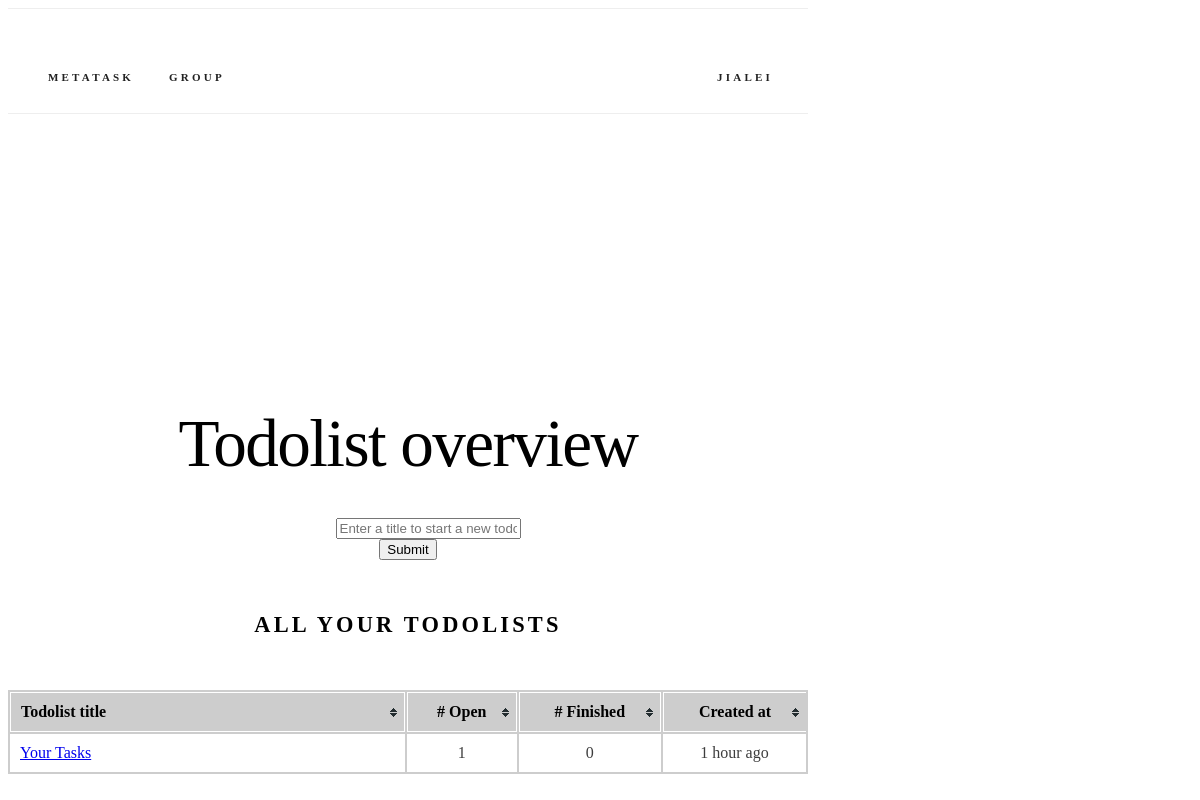
The page /todolists/ (signed in) on the database as committed earlier.
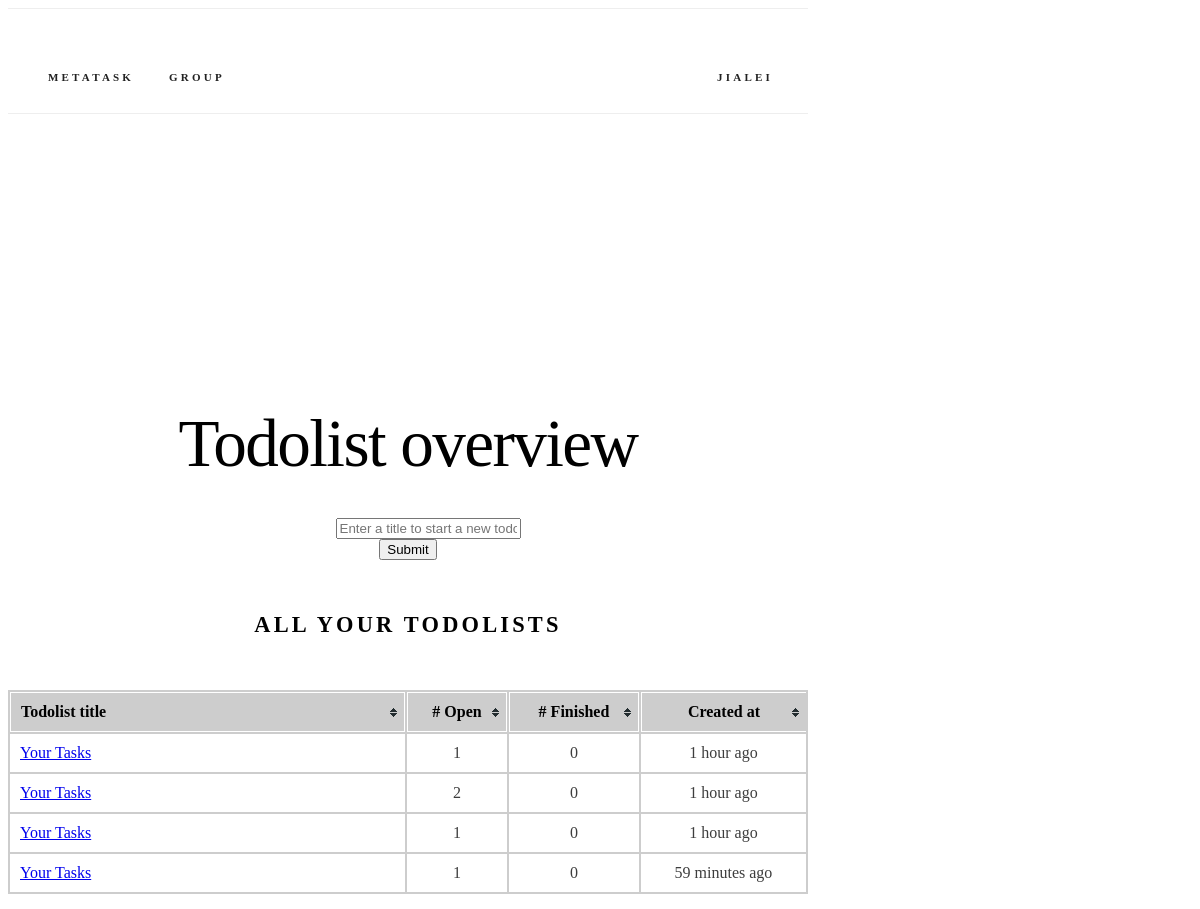
The same page on the database as committed later.
### lists/models.py (models this page shows, shortened)
class TodoList(models.Model):
    title = models.CharField(max_length=128, default="Your Tasks")
    created_at = models.DateTimeField(auto_now=True)
    creator = models.ForeignKey(
        User, null=True, related_name="todolists", on_delete=models.CASCADE
    )
    class Meta:
        ordering = ("created_at",)
    def count_finished(self):
        return self.todos.filter(is_finished=True).count()
    def count_open(self):
        return self.todos.filter(is_finished=False).count()

### lists/views.py (the view)
# urls.py: path("todolists/", views.overview, name="overview"),
@login_required
def overview(request):
    if request.method == "POST":
        return redirect("lists:add_todolist")
    return render(request, "lists/overview.html", {"form": TodoListForm()})

### lists/forms.py
class TodoListForm(forms.Form):
    title = forms.CharField(
        **form_kwargs(
            widget=forms.TextInput(
                attrs=widget_attrs("Enter a title to start a new todolist")
            )
        )
    )

### lists/templatetags/lists_extras.py (called while the page is built)
@register.filter("humanize")
def humanize_time(dt, past_="ago", future_="from now", default="just now"):
    now = datetime.utcnow()
    dt = dt.replace(tzinfo=None)
    if now > dt:
        diff = now - dt
        dt_is_past = True
    else:
        diff = dt - now
        dt_is_past = False
    periods = (
        (diff.days // 365, "year", "years"),
        (diff.days // 30, "month", "months"),
        (diff.days // 7, "week", "weeks"),
        (diff.days, "day", "days"),
        (diff.seconds // 3600, "hour", "hours"),
        (diff.seconds // 60, "minute", "minutes"),
        (diff.seconds, "second", "seconds"),
    )
    for period, singular, plural in periods:
        if period:
            return "%d %s %s" % (
                period,
                singular if period == 1 else plural,
                past_ if dt_is_past else future_,
            )
    return default

@register.filter("in_seconds")
def in_seconds(dt):
    return int((dt.replace(tzinfo=None) - datetime(1970, 1, 1)).total_seconds())

### lists/templates/lists/overview.html (shortened to what this page needs)
{% extends "base.html" %}
{% load static %}
{% load lists_extras %}
{% block css %}
<link rel="stylesheet" href="{% static 'lists/css/table.css' %}"> {% endblock %}
{% block body %}
<section class="header">
  <h2 class="title">Todolist overview</h2>
  <div class="row">
    <div class="six columns">
      <form action="{% url 'lists:add_todolist' %}" method=post>
        <dl>
          <dd>{{ form }}
          <dt><input type="submit" value="Submit">
        </dl>
      </form>
    </div>
  </div>
  <div class="row">
    <div class="u-full-width">
      <h6 class="docs-header todolist-overview">All your todolists</h6>
      <table id="todolist-overview-table" class="tablesorter">
        <thead>
          <tr>
            <th class='todolist-title'>Todolist title</th>
            <th># Open</th>
            <th># Finished</th>
            <th class="datetime">Created at</th>
          </tr>
        </thead>
        <tbody>
          {% for todolist in user.todolists.all %}
          <tr>
            <td class='todolist-title'><a href="{% url 'lists:todolist' todolist_id=todolist.id %}">{{ todolist.title }}</a></td>
            <td>{{ todolist.count_open }}</td>
            <td>{{ todolist.count_finished }}</td>
            <td data-time-in-seconds="{{ todolist.created_at|in_seconds }}">{{ todolist.created_at|humanize }}</td>
          </tr>
          {% endfor %}
        </tbody>
      </table>
    </div>
  </div>
</section>
{% endblock %}

### todolist/templates/base.html (shortened to what this page needs)
<!DOCTYPE html>
<html lang="en">
<head>
  {% load static %}
  <link rel="stylesheet" type='text/css' href="https://cdnjs.cloudflare.com/ajax/libs/normalize/3.0.2/normalize.min.css">
  <link rel="stylesheet" type='text/css' href="https://cdnjs.cloudflare.com/ajax/libs/skeleton/2.0.4/skeleton.min.css">
  <link rel="stylesheet" type='text/css' href="{% static 'css/custom.css' %}">
  {% block css %}{% endblock %}
</head>
<body>
  <div class="container">
    <nav class="navbar">
      <div class="container">
        <ul class="navbar-list">
          <li class="navbar-item"><a class="navbar-link" href="{% url 'lists:index' %}">Metatask</a></li>
          <li class="navbar-item"><a class="navbar-link" href="{% url 'lists:group' %}", style="text-align:center;">Group</a></li>
          {% if not user.is_authenticated %}
          <li class="navbar-item">
            <a class="navbar-link" href="{% url 'auth:login' %}">Login</a> {% else %}
            <li class="navbar-item">
              <a class="navbar-link" href="#" data-popover="#moreNavPopover">{{ user.username }}</a>
            </li>
            {% endif %}
        </ul>
      </div>
    </nav>
    {% block body %}{% endblock %}
  </div>
</body>
</html>

### todolist/static/css/custom.css (style rules this page uses)
.title { margin-top: 0; margin-bottom: 2rem; font-weight: 300; font-size: 3.6rem; line-height: 1.25; letter-spacing: -.1rem; word-wrap: break-word; }
th.todolist-title, tr td.todolist-title { width: 50%; word-break: break-word; }
.container { max-width: 800px; }
.header { margin-top: 6rem; text-align: center; }
.docs-header { text-transform: uppercase; font-size: 1.4rem; letter-spacing: .2rem; font-weight: 600; }
.navbar { display: none; }
@media (min-width: 550px) { .title { font-size: 4.2rem; } }
@media (min-width: 550px) { .header { margin-top: 18rem; } }
@media (min-width: 750px) { .navbar, .navbar-spacer { display: block; width: 100%; height: 6.5rem; background: #fff; z-index: 99; border-top: 1px solid #eee; border-bottom: 1px solid #eee; } }
@media (min-width: 750px) { .navbar > .container { width: 100%; } }
@media (min-width: 750px) { .navbar-list { list-style: none; margin-bottom: 0; } }
@media (min-width: 750px) { .navbar-item { position: relative; float: left; margin-bottom: 0; } }
@media (min-width: 750px) { .navbar-item:last-child { float: right; } }
@media (min-width: 750px) { .navbar-link { text-transform: uppercase; font-size: 11px; font-weight: 600; letter-spacing: .2rem; margin-right: 35px; text-decoration: none; line-height: 6.5rem; color: #222; } }

### lists/static/lists/css/table.css (style rules this page uses)
table.tablesorter { background-color: #CDCDCD; margin: 10px 0pt 15px; width: 100%; text-align: left; }
table.tablesorter thead tr th, table.tablesorter tbody tr td, table.tablesorter tfoot tr th { padding: 10px; text-align: center; }
table.tablesorter th:first-child, table.tablesorter tbody tr td:first-child { text-align: left; }
table.tablesorter thead tr th, table.tablesorter tfoot tr th { border: 1px solid #FFF; }
table.tablesorter th:last-child { border-right: 0px solid #FFF; }
table.tablesorter thead tr .header { background-image: url(../images/bg.gif); background-repeat: no-repeat; background-position: center right; cursor: pointer; }
table.tablesorter tbody td { color: #3D3D3D; padding: 4px; background-color: #FFF; vertical-align: top; }

Rows that differ between the two databases and show on the page:
added TodoList: title "Your Tasks", count_open "2", count_finished "0", created_at "1 hour ago"
added TodoList: title "Your Tasks", count_open "1", count_finished "0", created_at "1 hour ago"
added TodoList: title "Your Tasks", count_open "1", count_finished "0", created_at "59 minutes ago"
